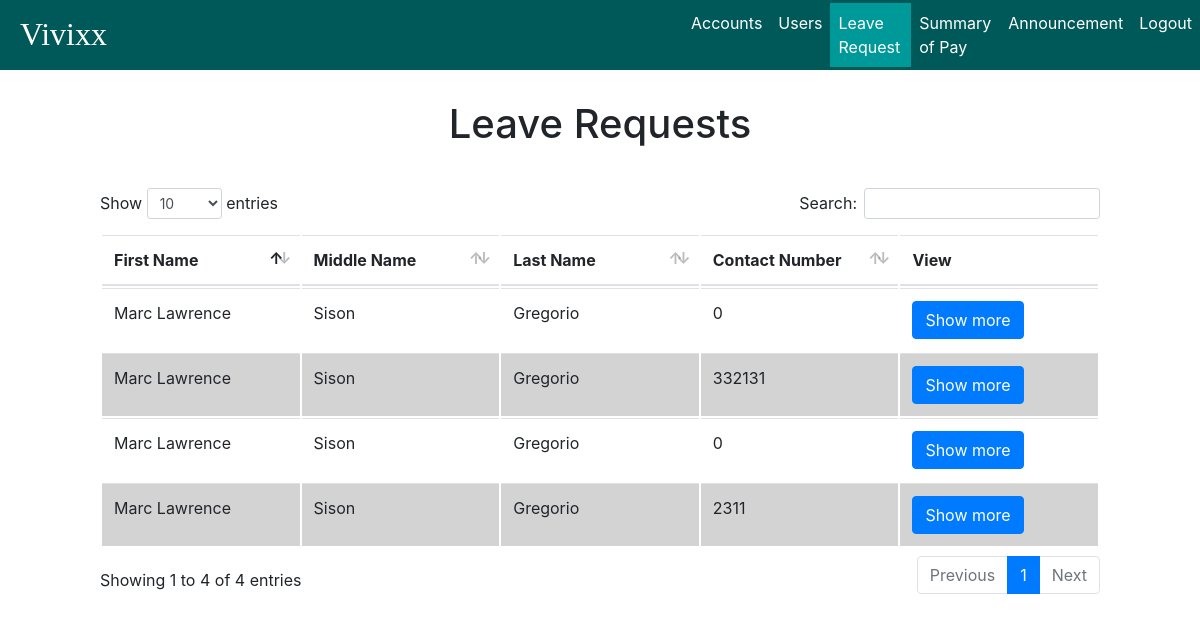
Page /admin/leave_request/leave_requests.php (signed in) on the committed database.
### tables this page shows
CREATE TABLE `leave_req` (
  `leave_req_id` int(11) NOT NULL AUTO_INCREMENT,
  `user_id` int(11) NOT NULL,
  `employee` varchar(100) NOT NULL,
  `department` varchar(100) NOT NULL,
  `position` varchar(45) NOT NULL,
  `date_hired` date NOT NULL,
  `date_filed` date NOT NULL,
  `reason` varchar(100) NOT NULL,
  `contact_address` varchar(100) NOT NULL,
  `contact_number` int(11) NOT NULL,
  `from` date NOT NULL,
  `to` date NOT NULL,
  `status` enum('accepted','rejected','pending') NOT NULL DEFAULT 'pending',
  PRIMARY KEY (`leave_req_id`),
  UNIQUE KEY `leave_req_id_UNIQUE` (`leave_req_id`)
);

### admin/leave_request/leave_requests.php (the view, shortened to what this page needs)
<?php
	include '../../utilities/session.php';
?>
<!DOCTYPE html>
<html>
<head>
	<link rel="stylesheet" href="../../style/bootstrap/bootstrap.min.css">
	<link type="text/css" rel="stylesheet" href="../style/style.css" media="screen, projection">
    <link rel="stylesheet" href="../style/datatables.css">
</head>
<body>
	<div id="wrapper">
		<nav class="navbar fixed-top navbar-expand-lg navbar-dark" id="navigation-bar">
			<a href="../accounts/accounts_status.php" class="navbar-brand" style="margin-right:48vw;">Vivixx</a>
			<div class="collapse navbar-collapse" id="navbar-content">
				<ul class="navbar-nav">
					<li class="nav-item">
						<a class="nav-link" href="../accounts/accounts_status.php">Accounts</a>
					</li>
					<li class="nav-item">
						<a class="nav-link" href="../user_information/user_information.php">Users</a>
					</li>
					<li class="nav-item  active">
						<a class="nav-link" href="../leave_request/leave_requests.php">Leave Request</a>
					</li>
					<li class="nav-item">
						<a class="nav-link" href="#">Summary of Pay</a>
					</li>
					<li class="nav-item">
						<a class="nav-link" href="../announcements/announcement.php">Announcement</a>
					</li>
					<li class="nav-item">
						<a class="nav-link logout" href="../utilities/logout.php">Logout</a>
					</li>
				</ul>
			</div>
		</nav>
		<div class="leave-request-content container">
			<div class="text-center">
				<h1>Leave Requests</h1>
			</div>
			<div  style="margin: 5vh;">
				<table class="table" id="leave">
					<thead>
						<tr>
							<th>First Name</th>
							<th>Middle Name</th>
							<th>Last Name</th>
							<th>Contact Number</th>
							<th>View</th>
						</tr>
					</thead>
					<?php
					$sql = "select * from leave_req where status='pending';";
					$result = $connect->query($sql);
					if($result-> num_rows > 0){
						while($row = $result->fetch_assoc()){
							$fname = explode(",",$row["employee"])[0];
							$mname = explode(",",$row["employee"])[1];
							$lname = explode(",",$row["employee"])[2];
							$show = "
							<input name='show' value='show' style='display: none;'>
							<a href='view_leave_request_form.php?user_id=".$row['user_id']."&req_id=".$row['leave_req_id']."&fname=".$fname."&mname=".$mname."&lname=".$lname."'   class='show btn btn-primary'>Show more</a>";
							echo "
							<tr>
							<td>" . ucwords($fname) . "</td>
							<td>" . ucwords($mname) . "</td>
							<td>" . ucwords($lname) . "</td>
							<td>" . $row['contact_number'] . "</td>
							<td>" . $show ."</td>
							</tr>";
						}
					}
					?>
        		</table>
			</div>
		</div>
	</div>
</body>
</html>

### admin/style/style.css (style rules this page uses)
#navigation-bar { background-color: #005959; max-height: 70px; min-height: 70px; padding: 0 0 0 5px; }
#navigation-bar .navbar-brand { font-size: 2rem; font-family: rockwell; height: auto; margin: 3px 5px 5px 15px; }
#navigation-bar .navbar-nav .active { background-color: #009999; }
#navigation-bar .navbar-nav .nav-link { color: #fff; display: block; }
#wrapper .leave-request-content { margin-top: 100px; }
#wrapper #navbar-content { background-color: inherit; }
table { margin: 0 auto; width: 100%; clear: both; border-collapse: collapse; table-layout: fixed; word-wrap:break-word; }

### admin/style/datatables.css (style rules this page uses)
table.dataTable { clear: both; margin-top: 6px !important; margin-bottom: 6px !important; max-width: none !important; border-collapse: separate !important; }
table.dataTable td, table.dataTable th { -webkit-box-sizing: content-box; box-sizing: content-box; }
table.dataTable thead > tr > th.sorting_asc, table.dataTable thead > tr > th.sorting_desc, table.dataTable thead > tr > th.sorting, table.dataTable thead > tr > td.sorting_asc, table.dataTable thead > tr > td.sorting_desc, table.dataTable thead > tr > td.sorting { padding-right: 30px; }
table.dataTable thead .sorting, table.dataTable thead .sorting_asc, table.dataTable thead .sorting_desc, table.dataTable thead .sorting_asc_disabled, table.dataTable thead .sorting_desc_disabled { cursor: pointer; position: relative; }
table.dataTable thead .sorting:before, table.dataTable thead .sorting:after, table.dataTable thead .sorting_asc:before, table.dataTable thead .sorting_asc:after, table.dataTable thead .sorting_desc:before, table.dataTable thead .sorting_desc:after, table.dataTable thead .sorting_asc_disabled:before, table.dataTable thead .sorting_asc_disabled:after, table.dataTable thead .sorting_desc_disabled:before, table.dataTable thead .sorting_desc_disabled:after { position: absolute; bottom: 0.9em; display: block; opacity: 0.3; }
table.dataTable thead .sorting:before, table.dataTable thead .sorting_asc:before, table.dataTable thead .sorting_desc:before, table.dataTable thead .sorting_asc_disabled:before, table.dataTable thead .sorting_desc_disabled:before { right: 1em; content: "\2191"; }
table.dataTable thead .sorting:after, table.dataTable thead .sorting_asc:after, table.dataTable thead .sorting_desc:after, table.dataTable thead .sorting_asc_disabled:after, table.dataTable thead .sorting_desc_disabled:after { right: 0.5em; content: "\2193"; }
table.dataTable thead .sorting_asc:before, table.dataTable thead .sorting_desc:after { opacity: 1; }
table.dataTable tr.odd { background-color: white; }
table.dataTable tr.even { background-color: lightgrey; }

### rows in the picture
leave_req: employee "Marc Lawrence", employee "Sison", employee "Gregorio", contact_number "0"
leave_req: employee "Marc Lawrence", employee "Sison", employee "Gregorio", contact_number "332131"
leave_req: employee "Marc Lawrence", employee "Sison", employee "Gregorio", contact_number "0"
leave_req: employee "Marc Lawrence", employee "Sison", employee "Gregorio", contact_number "2311"
